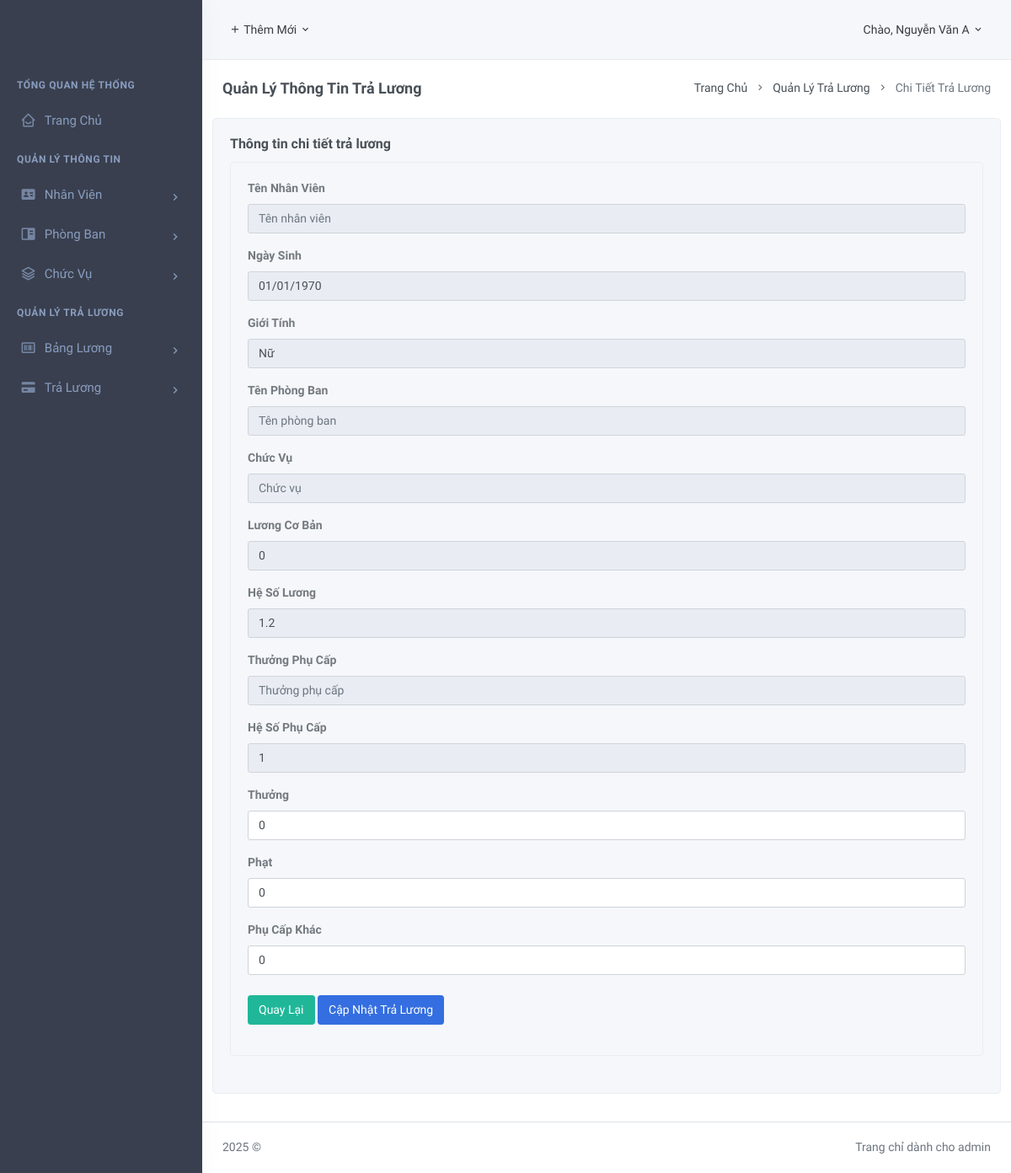
Page /src/TraLuong/SuaTraLuong.php?id=8 (signed in) on the committed database.
### tables this page shows
CREATE TABLE `traluong` (
  `MaTraLuong` int(11) NOT NULL,
  `MaNV` int(11) DEFAULT NULL,
  `Thang` int(11) DEFAULT NULL,
  `Nam` int(11) DEFAULT NULL,
  `PhuCapKhac` int(11) DEFAULT NULL,
  `Thuong` int(11) DEFAULT NULL,
  `Phat` int(11) NOT NULL,
  `TongLuong` float DEFAULT NULL
);

CREATE TABLE `luong` (
  `MaLuong` int(11) NOT NULL,
  `HeSoLuong` float NOT NULL,
  `HeSoPhuCap` float NOT NULL,
  `ThuongPhuCap` int(11) DEFAULT NULL,
  `MaNV` int(11) NOT NULL
);

### src/TraLuong/SuaTraLuong.php (the view, shortened to what this page needs)
<?php
$servername = "127.0.0.1";
$username = "root";
$password = "";
$dbname = "hrm_nhanvien";
$conn = new mysqli($servername, $username, $password, $dbname);
$maTraLuong = isset($_GET['id']) ? intval($_GET['id']) : 0;
$sql = "SELECT t.MaTraLuong, t.MaNV, n.HoTen, n.NgaySinh, n.GioiTinh, p.TenPhongBan, c.TenCV, c.LuongCoBan, l.HeSoLuong, l.ThuongPhuCap, l.HeSoPhuCap, t.Thuong, t.Phat, t.PhuCapKhac, t.TongLuong
        FROM traluong t
        LEFT JOIN nhanvien n ON t.MaNV = n.MaNV
        LEFT JOIN phongban p ON n.MaPB = p.MaPB
        LEFT JOIN chucvu c ON n.MaCV = c.MaCV
        LEFT JOIN luong l ON t.MaNV = l.MaNV
        WHERE t.MaTraLuong = ?";
$stmt = $conn->prepare($sql);
$stmt->bind_param("i", $maTraLuong);
$stmt->execute();
$result = $stmt->get_result();
$detail = $result->fetch_all(MYSQLI_ASSOC);
require(__DIR__ . '/../layouts/header.php');
?>
<link rel="stylesheet" type="text/css" href="https://cdnjs.cloudflare.com/ajax/libs/font-awesome/6.4.2/css/all.min.css">
<div class="page-content">
    <div class="container-fluid">
        <div class="row">
            <div class="col-12">
                <div class="page-title-box d-flex align-items-center justify-content-between">
                    <h4 class="mb-0 font-size-18">Quản Lý Thông Tin Trả Lương</h4>
                    <div class="page-title-right">
                        <ol class="breadcrumb m-0">
                            <li class="breadcrumb-item"><a href="/QLNhanVien_thuan/src/TrangChu.php">Trang Chủ</a></li>
                            <li class="breadcrumb-item"><a href="/QLNhanVien_thuan/src/TraLuong/TraLuong.php">Quản Lý Trả Lương</a></li>
                            <li class="breadcrumb-item active">Chi Tiết Trả Lương</li>
                        </ol>
                    </div>
                </div>
            </div>
        </div>
    </div>
    <div class="row">
        <div class="col-12">
            <div class="card">
                <div class="card-body">
                    <h4 class="card-title">Thông tin chi tiết trả lương</h4>
                    <div id="basic-datatable_wrapper" class="dataTables_wrapper dt-bootstrap4 no-footer">
                        <div class="row">
                            <div class="col-xl-12">
                                <div class="card">
                                    <div class="card-body">
                                        <form method="POST" enctype="multipart/form-data">
                                            <div class="form-group">
                                                <label for="simpleinput">Tên Nhân Viên</label>
                                                <input type="text" id="simpleinput" class="form-control" placeholder="Tên nhân viên" required value="<?php echo htmlspecialchars($detail[0]["HoTen"]); ?>" disabled>
                                            </div>
                                            <div class="form-group">
                                                <label for="simpleinput">Ngày Sinh</label>
                                                <input type="text" id="simpleinput" class="form-control" placeholder="Ngày sinh" required value="<?php echo date("d/m/Y", strtotime($detail[0]["NgaySinh"])); ?>" disabled>
                                            </div>
                                            <div class="form-group">
                                                <label for="simpleinput">Giới Tính</label>
                                                <input type="text" id="simpleinput" class="form-control" placeholder="Giới tính" required value="<?php echo $detail[0]["GioiTinh"] == 1 ? 'Nam' : 'Nữ'; ?>" disabled>
                                            </div>
                                            <div class="form-group">
                                                <label for="simpleinput">Tên Phòng Ban</label>
                                                <input type="text" id="simpleinput" class="form-control" placeholder="Tên phòng ban" required value="<?php echo htmlspecialchars($detail[0]["TenPhongBan"]); ?>" disabled>
                                            </div>
                                            <div class="form-group">
                                                <label for="simpleinput">Chức Vụ</label>
                                                <input type="text" id="simpleinput" class="form-control" placeholder="Chức vụ" required value="<?php echo htmlspecialchars($detail[0]["TenCV"]); ?>" disabled>
                                            </div>
                                            <div class="form-group">
                                                <label for="simpleinput">Lương Cơ Bản</label>
                                                <input type="number" id="simpleinput" class="form-control" placeholder="Lương cơ bản" required value="<?php echo number_format($detail[0]["LuongCoBan"]); ?>" name="luongcoban" disabled>
                                            </div>
                                            <div class="form-group">
                                                <label for="simpleinput">Hệ Số Lương</label>
                                                <input type="text" id="simpleinput" class="form-control" placeholder="Hệ số lương" required value="<?php echo $detail[0]["HeSoLuong"] ?? 'Không có'; ?>" name="hesoluong" disabled>
                                            </div>
                                            <div class="form-group">
                                                <label for="simpleinput">Thưởng Phụ Cấp</label>
                                                <input type="number" id="simpleinput" class="form-control" placeholder="Thưởng phụ cấp" required value="<?php echo number_format($detail[0]["ThuongPhuCap"] ?? 0); ?>" name="thuongphucap" disabled>
                                            </div>
                                            <div class="form-group">
                                                <label for="simpleinput">Hệ Số Phụ Cấp</label>
                                                <input type="text" id="simpleinput" class="form-control" placeholder="Hệ số phụ cấp" required value="<?php echo $detail[0]["HeSoPhuCap"] ?? 'Không có'; ?>" name="hesophucap" disabled>
                                            </div>
                                            <div class="form-group">
                                                <label for="simpleinput">Thưởng</label>
                                                <input type="number" id="simpleinput" class="form-control" placeholder="Thưởng" required value="<?php echo number_format($detail[0]["Thuong"]); ?>" name="thuong">
                                            </div>
                                            <div class="form-group">
                                                <label for="simpleinput">Phạt</label>
                                                <input type="number" id="simpleinput" class="form-control" placeholder="Phạt" required value="<?php echo number_format($detail[0]["Phat"]); ?>" name="phat">
                                            </div>
                                            <div class="form-group">
                                                <label for="simpleinput">Phụ Cấp Khác</label>
                                                <input type="number" id="simpleinput" class="form-control" placeholder="Phụ cấp khác" required value="<?php echo number_format($detail[0]["PhuCapKhac"]); ?>" name="phucapkhac">
                                            </div>
                                            <div class="form-group row mt-4">
                                                <div class="col-12 text-left">
                                                    <a href="/QLNhanVien_thuan/src/TraLuong/TraLuong.php" class="btn btn-success waves-effect waves-light">Quay Lại</a>
                                                    <button type="submit" class="btn btn-primary waves-effect waves-light">Cập Nhật Trả Lương</button>
                                                </div>
                                            </div>
                                        </form>
                                    </div>
                                </div>
                            </div>
                        </div>
                    </div>
                </div>
            </div>
        </div>
    </div>
</div>
<?php
require(__DIR__ . '/../layouts/footer.php');
?>

### rows in the picture
traluong: hesoluong "1.2", hesophucap "1", thuong "0", phat "0", phucapkhac "0"

### other values in the picture
$_SESSION['hoten'] "Nguyễn Văn A"
